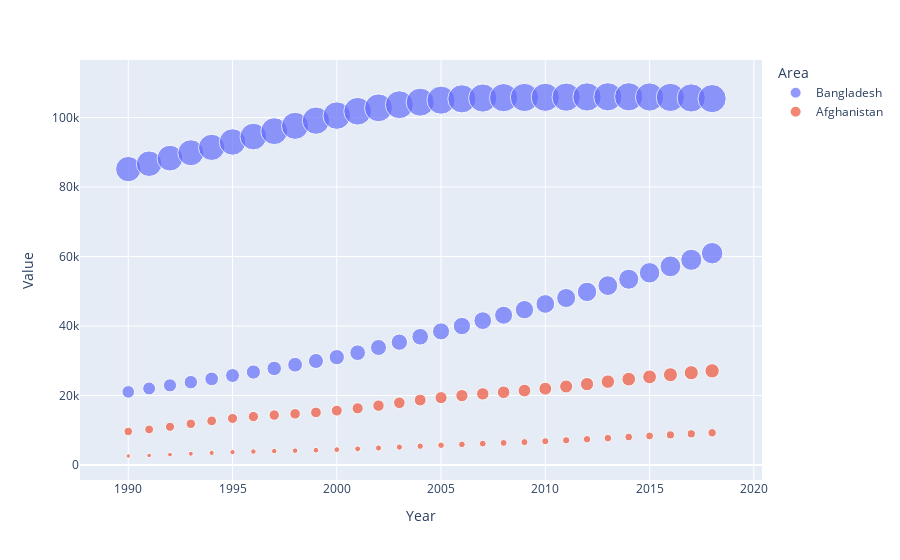

Notebook code cell kept with this figure:
### Code cell
import plotly.express as px
import seaborn as sns
import pandas as pd
import numpy as np
sns.set_theme(style="white")
fig = px.scatter(dat, x="Year", y="Value", color="Area",
                 size='Value', hover_data=['Element'])
fig.show()

### Figure 1 — Plotly figure (JSON) as saved in the notebook; plotly's stock layout.template omitted (floating-point values rounded to 4 significant figures)
{"data": [{"customdata": [["Rural population"], ["Urban population"], ["Urban population"], ["Rural population"], ["Rural population"], ["Urban population"], ["Urban population"], ["Rural population"], ["Rural population"], ["Urban population"], ["Urban population"], ["Rural population"], ["Rural population"], ["Urban population"], ["Urban population"], ["Rural population"], ["Rural population"], ["Urban population"], ["Urban population"], ["Rural population"], ["Rural population"], ["Urban population"], ["Urban population"], ["Rural population"], ["Rural population"], ["Urban population"], ["Urban population"], ["Rural population"], ["Rural population"], ["Urban population"], ["Urban population"], ["Rural population"], ["Rural population"], ["Urban population"], ["Urban population"], ["Rural population"], ["Rural population"], ["Urban population"], ["Urban population"], ["Rural population"], ["Rural population"], ["Urban population"], ["Urban population"], ["Rural population"], ["Rural population"], ["Urban population"], ["Urban population"], ["Rural population"], ["Rural population"], ["Urban population"], ["Urban population"], ["Rural population"], ["Rural population"], ["Urban population"], ["Urban population"], ["Rural population"], ["Rural population"], ["Urban population"]], "hovertemplate": "Area=Bangladesh<br>Year=%{x}<br>Value=%{marker.size}<br>Element=%{customdata[0]}<extra></extra>", "legendgroup": "Bangladesh", "marker": {"color": "#636efa", "size": [85150.0, 21040.0, 22030.0, 86700.0, 88300.0, 22920.0, 23840.0, 89860.0, 91400.0, 24780.0, 25750.0, 92960.0, 94510.0, 26760.0, 27790.0, 96060.0, 97600.0, 28850.0, 29940.0, 99090.0, 100500.0, 31040.0, 32310.0, 101800.0, 102800.0, 33820.0, 35350.0, 103700.0, 104400.0, 36900.0, 38450.0, 105000.0, 105400.0, 40000.0, 41550.0, 105600.0, 105700.0, 43110.0, 44700.0, 105800.0, 105800.0, 46350.0, 48060.0, 105900.0, 105900.0, 49820.0, 51620.0, 105900.0, 105900.0, 53460.0, 55310.0, 105900.0, 105800.0, 57170.0, 59050.0, 105600.0, 105400.0, 60940.0], "sizemode": "area", "sizeref": 264.9, "symbol": "circle"}, "mode": "markers", "name": "Bangladesh", "orientation": "v", "showlegend": true, "type": "scatter", "x": [1990, 1990, 1991, 1991, 1992, 1992, 1993, 1993, 1994, 1994, 1995, 1995, 1996, 1996, 1997, 1997, 1998, 1998, 1999, 1999, 2000, 2000, 2001, 2001, 2002, 2002, 2003, 2003, 2004, 2004, 2005, 2005, 2006, 2006, 2007, 2007, 2008, 2008, 2009, 2009, 2010, 2010, 2011, 2011, 2012, 2012, 2013, 2013, 2014, 2014, 2015, 2015, 2016, 2016, 2017, 2017, 2018, 2018], "xaxis": "x", "y": [85150.0, 21040.0, 22030.0, 86700.0, 88300.0, 22920.0, 23840.0, 89860.0, 91400.0, 24780.0, 25750.0, 92960.0, 94510.0, 26760.0, 27790.0, 96060.0, 97600.0, 28850.0, 29940.0, 99090.0, 100500.0, 31040.0, 32310.0, 101800.0, 102800.0, 33820.0, 35350.0, 103700.0, 104400.0, 36900.0, 38450.0, 105000.0, 105400.0, 40000.0, 41550.0, 105600.0, 105700.0, 43110.0, 44700.0, 105800.0, 105800.0, 46350.0, 48060.0, 105900.0, 105900.0, 49820.0, 51620.0, 105900.0, 105900.0, 53460.0, 55310.0, 105900.0, 105800.0, 57170.0, 59050.0, 105600.0, 105400.0, 60940.0], "yaxis": "y"}, {"customdata": [["Rural population"], ["Urban population"], ["Urban population"], ["Rural population"], ["Rural population"], ["Urban population"], ["Urban population"], ["Rural population"], ["Rural population"], ["Urban population"], ["Urban population"], ["Rural population"], ["Rural population"], ["Urban population"], ["Urban population"], ["Rural population"], ["Rural population"], ["Urban population"], ["Urban population"], ["Rural population"], ["Rural population"], ["Urban population"], ["Urban population"], ["Rural population"], ["Rural population"], ["Urban population"], ["Urban population"], ["Rural population"], ["Rural population"], ["Urban population"], ["Urban population"], ["Rural population"], ["Rural population"], ["Urban population"], ["Urban population"], ["Rural population"], ["Rural population"], ["Urban population"], ["Urban population"], ["Rural population"], ["Rural population"], ["Urban population"], ["Urban population"], ["Rural population"], ["Rural population"], ["Urban population"], ["Urban population"], ["Rural population"], ["Rural population"], ["Urban population"], ["Urban population"], ["Rural population"], ["Rural population"], ["Urban population"], ["Urban population"], ["Rural population"], ["Rural population"], ["Urban population"]], "hovertemplate": "Area=Afghanistan<br>Year=%{x}<br>Value=%{marker.size}<br>Element=%{customdata[0]}<extra></extra>", "legendgroup": "Afghanistan", "marker": {"color": "#EF553B", "size": [9655.0, 2594.0, 2763.0, 10230.0, 11000.0, 2986.0, 3237.0, 11860.0, 12690.0, 3483.0, 3698.0, 13400.0, 13950.0, 3870.0, 4008.0, 14370.0, 14730.0, 4130.0, 4266.0, 15140.0, 15660.0, 4436.0, 4648.0, 16320.0, 17090.0, 4893.0, 5156.0, 17910.0, 18690.0, 5427.0, 5692.0, 19380.0, 19960.0, 5931.0, 6152.0, 20460.0, 20930.0, 6365.0, 6589.0, 21420.0, 21970.0, 6837.0, 7114.0, 22590.0, 23280.0, 7416.0, 7734.0, 24000.0, 24700.0, 8054.0, 8368.0, 25370.0, 25990.0, 8671.0, 8971.0, 26560.0, 27100.0, 9273.0], "sizemode": "area", "sizeref": 264.9, "symbol": "circle"}, "mode": "markers", "name": "Afghanistan", "orientation": "v", "showlegend": true, "type": "scatter", "x": [1990, 1990, 1991, 1991, 1992, 1992, 1993, 1993, 1994, 1994, 1995, 1995, 1996, 1996, 1997, 1997, 1998, 1998, 1999, 1999, 2000, 2000, 2001, 2001, 2002, 2002, 2003, 2003, 2004, 2004, 2005, 2005, 2006, 2006, 2007, 2007, 2008, 2008, 2009, 2009, 2010, 2010, 2011, 2011, 2012, 2012, 2013, 2013, 2014, 2014, 2015, 2015, 2016, 2016, 2017, 2017, 2018, 2018], "xaxis": "x", "y": [9655.0, 2594.0, 2763.0, 10230.0, 11000.0, 2986.0, 3237.0, 11860.0, 12690.0, 3483.0, 3698.0, 13400.0, 13950.0, 3870.0, 4008.0, 14370.0, 14730.0, 4130.0, 4266.0, 15140.0, 15660.0, 4436.0, 4648.0, 16320.0, 17090.0, 4893.0, 5156.0, 17910.0, 18690.0, 5427.0, 5692.0, 19380.0, 19960.0, 5931.0, 6152.0, 20460.0, 20930.0, 6365.0, 6589.0, 21420.0, 21970.0, 6837.0, 7114.0, 22590.0, 23280.0, 7416.0, 7734.0, 24000.0, 24700.0, 8054.0, 8368.0, 25370.0, 25990.0, 8671.0, 8971.0, 26560.0, 27100.0, 9273.0], "yaxis": "y"}], "layout": {"legend": {"itemsizing": "constant", "title": {"text": "Area"}, "tracegroupgap": 0}, "margin": {"t": 60}, "xaxis": {"anchor": "y", "domain": [0, 1], "title": {"text": "Year"}}, "yaxis": {"anchor": "x", "domain": [0, 1], "title": {"text": "Value"}}}}
